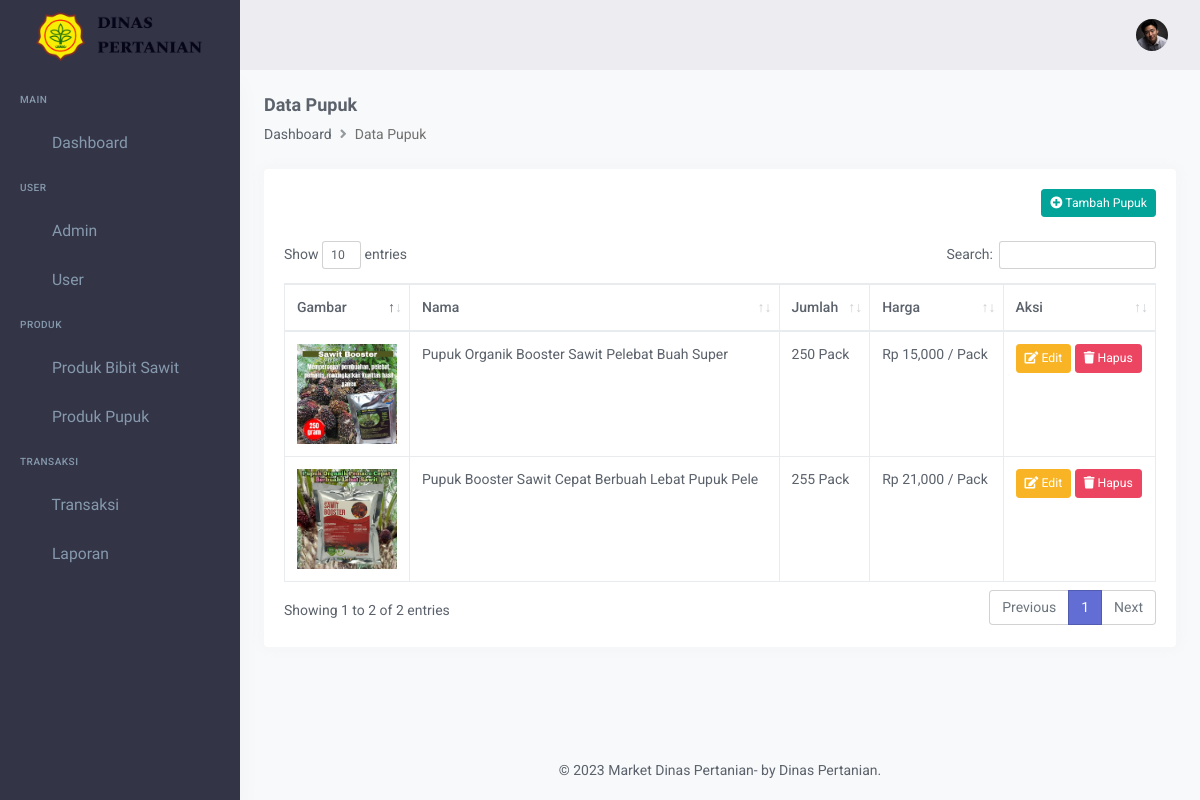
The page /index.php/admin/pupuk on the database its author committed.
### tables this page shows
CREATE TABLE `pupuk` (
  `id` int(11) NOT NULL,
  `nama` varchar(50) NOT NULL,
  `gambar` varchar(100) NOT NULL,
  `jumlah` int(11) NOT NULL,
  `satuan` varchar(50) NOT NULL,
  `harga` int(11) NOT NULL,
  `deskripsi` text NOT NULL,
  `created_at` timestamp NOT NULL DEFAULT CURRENT_TIMESTAMP,
  `update_at` timestamp NOT NULL DEFAULT CURRENT_TIMESTAMP ON UPDATE CURRENT_TIMESTAMP
);

### application/controllers/admin/Pupuk.php (called while the page is built, shortened)
<?php
class Pupuk extends CI_Controller {
	function __construct() {
		$this->load->model("M_admin");
	}
	public function index()
	{
		$data['pupuks'] = $this->M_admin->select_all("pupuk")->result_array();
        $this->load->view('admin/layout/header');
		$this->load->view('admin/pupuk/index', $data);
        $this->load->view('admin/layout/footer');
	}
}

### index.php (called while the page is built, shortened)
<?php
require_once BASEPATH.'core/CodeIgniter.php';

### application/models/M_admin.php (called while the page is built, shortened)
<?php
class M_admin extends CI_Model
{
    function select_all($table)
    {
        return $this->db->get($table);
    }
}

### application/views/admin/pupuk/index.php (the view, shortened to what this page needs)
<div class="page-content">
    <div class="container-fluid">
        <div class="page-title-box">
            <div class="row align-items-center">
                <div class="col-md-8">
                    <h6 class="page-title">Data Pupuk</h6>
                    <ol class="breadcrumb m-0">
                        <li class="breadcrumb-item"><a href="<?php echo base_url(); ?>admin/dashboard">Dashboard</a></li>
                        <li class="breadcrumb-item active" aria-current="page">Data Pupuk</li>
                    </ol>
                </div>
            </div>
        </div>
        <div class="card">
            <div class="card-body">
                <div class="clearfix col-12 m-0 mb-4 p-0">
                    <a href="<?php echo base_url(); ?>admin/pupuk/create" class="btn btn-success btn-sm waves-effect waves-light float-end"><i class="fas fa-plus-circle"></i> Tambah Pupuk</a>
                </div>
                <table id="datatable" class="table table-bordered dt-responsive nowrap" style="border-collapse: collapse; border-spacing: 0; width: 100%;">
                    <thead>
                        <tr>
                            <th>Gambar</th>
                            <th>Nama</th>
                            <th>Jumlah</th>
                            <th>Harga</th>
                            <th>Aksi</th>
                        </tr>
                    </thead>
                    <tbody>
                        <?php
                        foreach ($pupuks as $key => $value) {
                        ?>
                        <tr>
                            <td><img style="height: 100px" src="<?php echo base_url(); ?>assets/images/pupuk/<?php echo $value['gambar']; ?>" /></td>
                            <td><?php echo $value['nama']; ?></td>
                            <td><?php echo $value['jumlah'].' '.$value['satuan']; ?></td>
                            <td><?php echo 'Rp '.number_format($value['harga']).' / '.$value['satuan']; ?></td>
                            <td>
                                <a href="<?php echo base_url(); ?>admin/pupuk/edit/<?php echo $value['id']; ?>" class="btn btn-sm btn-warning waves-effect waves-light"><i class="fas fa-edit"></i> Edit</a>
                                <a href="<?php echo base_url(); ?>admin/pupuk/destroy/<?php echo $value['id']; ?>" class="btn btn-sm btn-danger waves-effect waves-light"><i class="fas fa-trash"></i> Hapus</a>
                            </td>
                        </tr>
                        <?php
                        }
                        ?>
                    </tbody>
                </table>
            </div>
        </div>
    </div>
</div>

### rows shown on the page
pupuk: gambar (picture), nama "Pupuk Organik Booster Sawit Pelebat Buah Super", jumlah "250", satuan "Pack", harga "15,000"
pupuk: gambar (picture), nama "Pupuk Booster Sawit Cepat Berbuah Lebat Pupuk Pele", jumlah "255", satuan "Pack", harga "21,000"
